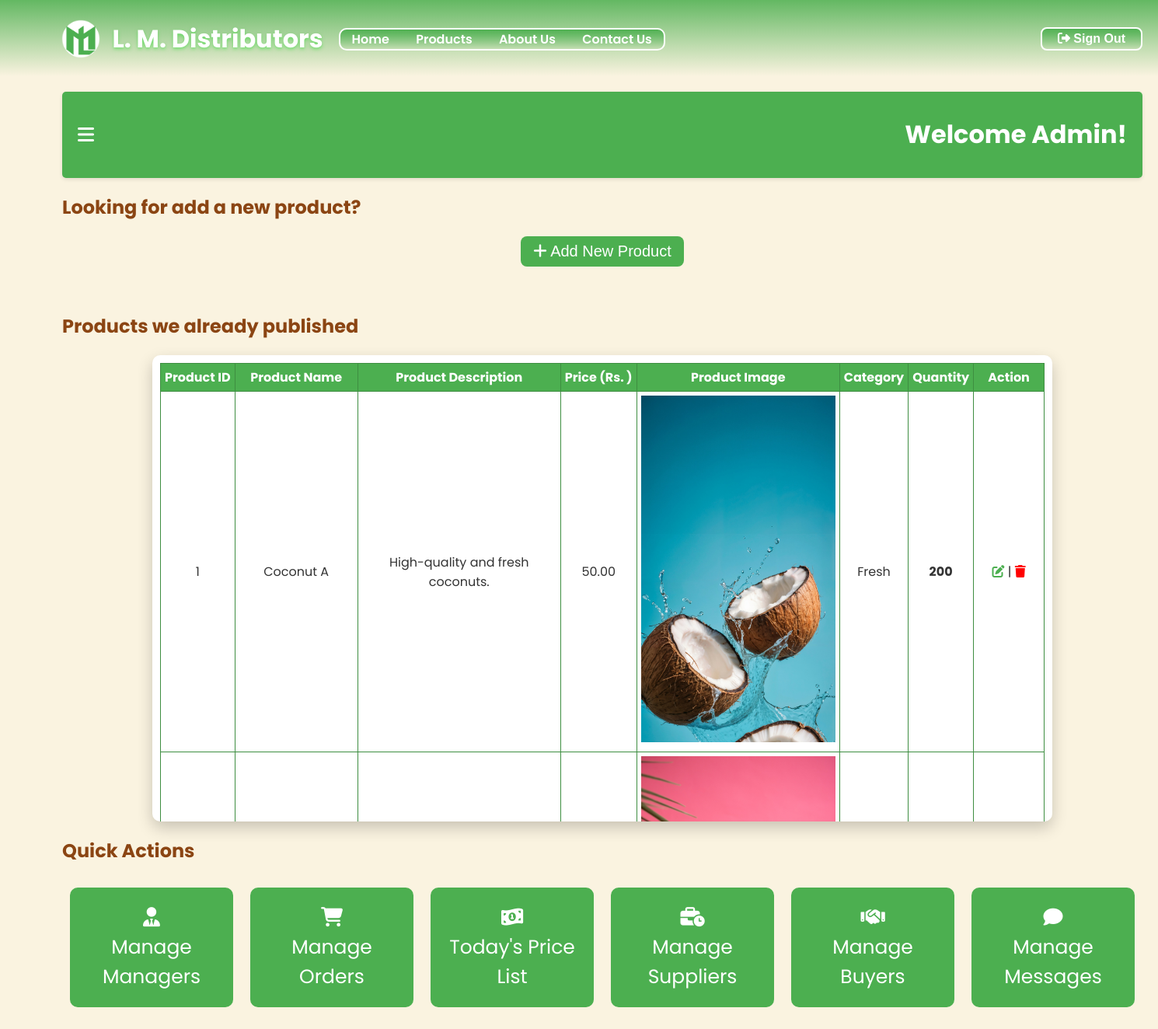
The page /manageProducts.php (signed in) on the database its author committed.
### tables this page shows
CREATE TABLE `product` (
  `productid` int(11) NOT NULL,
  `name` varchar(255) NOT NULL,
  `description` text NOT NULL,
  `price` decimal(10,2) NOT NULL,
  `image` varchar(255) DEFAULT NULL,
  `category` varchar(100) NOT NULL,
  `quantity` int(11) NOT NULL
);

### manageProducts.php (the view, shortened to what this page needs)
<?php
include_once 'config.php';
if(!isset($_SESSION['user_fName'])) {
    header('Location: login.php');
    exit();
}
else {
    $dob = $_SESSION['user_dob'];
    $today = date('m-d');
    $birthday = date('m-d', strtotime($dob));
    if($birthday == $today) {
        $greeting = "Happy Birthday ".htmlspecialchars($_SESSION['user_fName']). "!";
    }
    else {
        $greeting = "Welcome ".htmlspecialchars($_SESSION['user_fName'])."!";
    }
    $sql = "SELECT * FROM product";
    $result = mysqli_query($conn, $sql);
}
?>
<!DOCTYPE html>
<html lang="en">
<head>
    <link rel="stylesheet" href="./css/manageProducts.css">
    <link rel="stylesheet" href="https://cdnjs.cloudflare.com/ajax/libs/font-awesome/6.0.0-beta3/css/all.min.css">
</head>
<body>
    <?php include 'header.php'; ?>
    <div class="container">
        <div class="main-content">
            <div class="topbar">
                <i class="fas fa-bars" id="toggle-sidebar" title="Open Dashboard"></i>
                <h1><?php echo $greeting; ?></h1>
            </div>
            <h2 class="hiddenFormH2">Looking for add a new product? </h2>
            <center>
                <button type="submit" class="hiddenFormBtn" id="hiddenFormBtn" name="hiddenFormBtn" title="Add Product"><i class="fa-solid fa-plus"></i> Add New Product</button>
            </center>
            <h2 class="displayProductH2">Products we already published</h2>
            <center>
            <div class="displayProducts">
                <div class="custom-scroll">
                    <div class="content" id="scrollable-content">
                        <table class="listTable" border="1px">
                            <tr>
                                <th class="productID">Product ID</th>
                                <th class="tName">Product Name</th>
                                <th class="tDescription">Product Description</th>
                                <th class="tPrice">Price (Rs. )</th>
                                <th class="tProductImg">Product Image</th>
                                <th class="tCategory">Category</th>
                                <th class="tQuantity">Quantity</th>
                                <th class="tAction">Action</th>
                            </tr>
                            <?php while($row = $result->fetch_assoc()): ?>
                            <tr>
                                <td class="productID"><?php echo $row['productid'] ?></td>
                                <td class="tName"><?php echo $row['name'] ?></td>
                                <td class="tDescription"><?php echo $row['description'] ?></td>
                                <td class="tPrice"><?php echo $row['price'] ?></td>
                                <td class="tProductImg"><img src="<?php echo $row['image'] ?>"
                                    alt="Product Image" class="productImg"></td>
                                <td class="tCategory"><?php echo $row['category'] ?></td>
                                <td class="tQuantity">
                                    <?php echo $row['quantity'] <= 10 ? "<p class='lowQty'>".$row['quantity']."</p>" : $row['quantity'] ; ?>
                                </td>
                                <td class="tAction">
                                    <a href="#" title="Edit"><i class="fa-solid fa-edit"></i></a> |
                                    <a href="manageProducts.php?deleteID=<?php echo $row['productid']; ?>"
                                        title="Delete Product"
                                        onclick="return confirm('Are you sure you want to delete this product?');">
                                        <i class="fa-solid fa-trash"></i>
                                    </a>
                                </td>
                            </tr>
                            <?php endwhile; ?>
                        </table>
                    </div>
                </div>
            </div>
            </center>
            <h2 class="quickH2">Quick Actions</h2>
            <div class="quick">
                <div class="card">
                    <a href="./manageManagers.php" title="Managers Management"><i class="fas fa-user-tie"></i><br>Manage Managers</a>
                </div>
                <div class="card">
                    <a href="./manageOrders.php" title="Orders Management"><i class="fa-solid fa-cart-shopping"></i><br>Manage Orders</a>
                </div>
                <div class="card">
                    <a href="./todayPrice.php" title="Buyers & Sellers price list"><i class="fa-solid fa-money-bill-1-wave"></i><br>Today's Price List</a>
                </div>
                <div class="card">
                    <a href="./supplyManagement.php" title="Suppliers Management"><i class="fa-solid fa-business-time"></i><br>Manage Suppliers</a>
                </div>
                <div class="card">
                    <a href="./buyersManagement.php" title="Buyers Management"><i class="fa-solid fa-handshake"></i><br>Manage Buyers</a>
                </div>
                <div class="card">
                    <a href="./manageMessages.php" title="Messages Management"><i class="fa-solid fa-comment"></i><br>Manage Messages</a>
                </div>
            </div>
        </div>
    </div>
</body>
</html>

### css/manageProducts.css (style rules this page uses)
body { margin: 0; font-family: 'Poppins', sans-serif; background-color: #FAF3E0; color: #333; }
.container { display: flex; height: 100vh; }
#hiddenForm .formUpper h2, .main-content h2 { color: #8B4513; }
.main-content { flex-grow: 1; padding: 20px; margin-left: 60px; }
.topbar { display: flex; align-items: center; justify-content: space-between; padding: 10px 20px; background-color: #4CAF50; border-radius: 5px; box-shadow: 0 2px 5px rgba(0, 0, 0, 0.1); }
.topbar i { font-size: 24px; cursor: pointer; color: #fff; }
.topbar h1 { color: #fff; }
.hiddenFormBtn { border: none; border-radius: 8px; padding: 8px 16px; margin-bottom: 40px; font-size: 20px; color: #fff; background-color: #4CAF50; }
.custom-scroll { border: none; border-radius: 10px; background-color: #fff; width: fit-content; max-height: 600px; height: fit-content; overflow: hidden; position: relative; box-shadow: 0 8px 20px rgba(0, 0, 0, 0.2); animation: fadeIn 1s ease-in-out; }
.content { max-height: 600px; height: fit-content; overflow-y: scroll; overflow-x: scroll; scroll-behavior: smooth; padding: 10px; box-sizing: content-box; }
.listTable { border-collapse: collapse; border: 1px solid #3E8E41; }
.listTable th { background-color: #4CAF50; color: #fff; padding: 5px; }
.listTable td { text-align: center; background-color: #fff; padding: 5px; }
.listTable td img { max-width: 250px; }
.tQuantity { font-weight: bold; }
.tDescription { max-width: 250px; }
.tAction { width: 80px; }
.fa-edit { color: #4CAF50; }
.fa-trash { color: red; }
.quick { display: flex; justify-content: space-between; }
.card { border: none; border-radius: 10px; padding: 20px; margin: 10px; width: 170px; background-color: #4CAF50; cursor: pointer; text-align: center; transition: transform 1s ease; }
.card a { text-decoration: none; font-size: 25px; color: #fff; }

### rows shown on the page
product: productid "1", name "Coconut A", description "High-quality and fresh coconuts.", price "50.00", image (picture), category "Fresh", quantity "200"
product: image (picture)

### other values the page prints
$greeting "Welcome Admin!"
